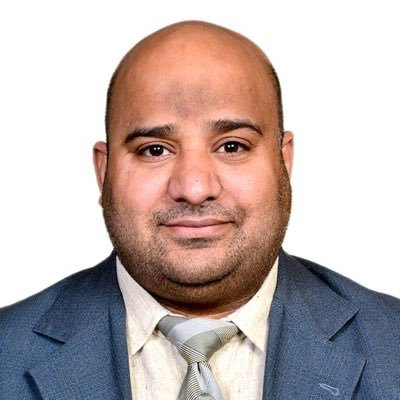
#> input picture Basics/bhola.jpg, 400 x 400 px
$ python contours.py
#> lines starting #> are read from the running program, lines starting #| are printed output that depends on the picture; after the words box and inside, x2 and y2 are one past the last pixel; in counts of white or black regions, pixels touching at a corner belong together
import cv2 as cv
import numpy as np

img=cv.imread('bhola.jpg')
#> img is the input picture: shape (400, 400, 3); mean B, G, R 175.8, 177.9, 192.1
cv.imshow('MachoMan',img)

blank=np.zeros(img.shape,dtype='uint8')
cv.imshow('Blank',blank)
gray=cv.cvtColor(img,cv.COLOR_BGR2GRAY)
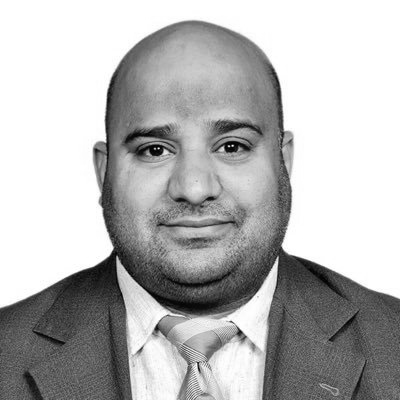
#> gray: shape (400, 400); min 0, max 255, mean 181.9
cv.imshow('Gray',gray)

blur=cv.GaussianBlur(gray,(5,5), cv.BORDER_DEFAULT)
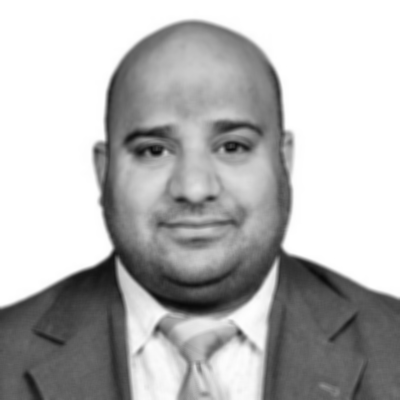
#> blur: shape (400, 400); min 9, max 255, mean 181.9
cv.imshow('Blur',blur)

canny=cv.Canny(blur,125,175)  #Edge will decrease by sending a blur image
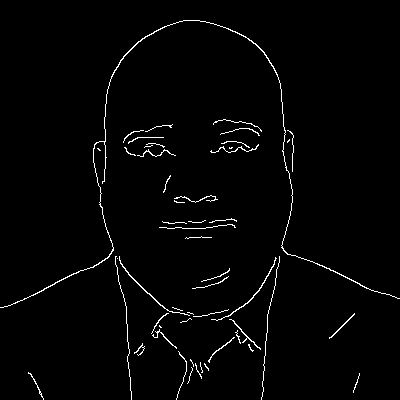
#> canny: shape (400, 400); 1.9% white in thin lines or dots
cv.imshow('canny edges',canny)

#another method to find contours
# ret, thresh=cv.threshold(gray,125,255,cv.THRESH_BINARY)
# cv.imshow('Thresh',thresh)

contours,hierarchies=cv.findContours(canny,cv.RETR_LIST,cv.CHAIN_APPROX_SIMPLE) #RETR_EXTERNal returns external contour while TREE or list will return all the contours.  #CHAIN APPROX SIMPLE compress all contour & return one that is simple/
#> contours = 53 contours, 47 with area under 20; largest, box (x1, y1, x2, y2) and area: (0, 20, 400, 308) 170, (119, 256, 190, 316) 46, (211, 257, 277, 321) 44, (229, 319, 261, 350) 29, (329, 313, 355, 339) 24, (208, 337, 235, 363) 20
print(f'{len(contours)} countour(s) found')
#| 53 countour(s) found

#draw the contours on the blank pic
cv.drawContours(blank,contours,-1,(0,0,255),1) #How many contours to draw? -1 for all
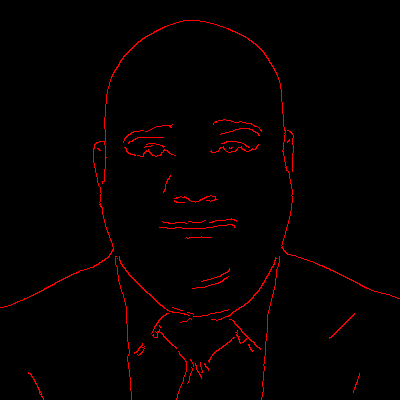
#> blank: shape (400, 400, 3); mean of channels 0, 1, 2 0, 0, 4.7; drawn as B, G, R
cv.imshow('Contours Drawn',blank)

cv.waitKey(0)
